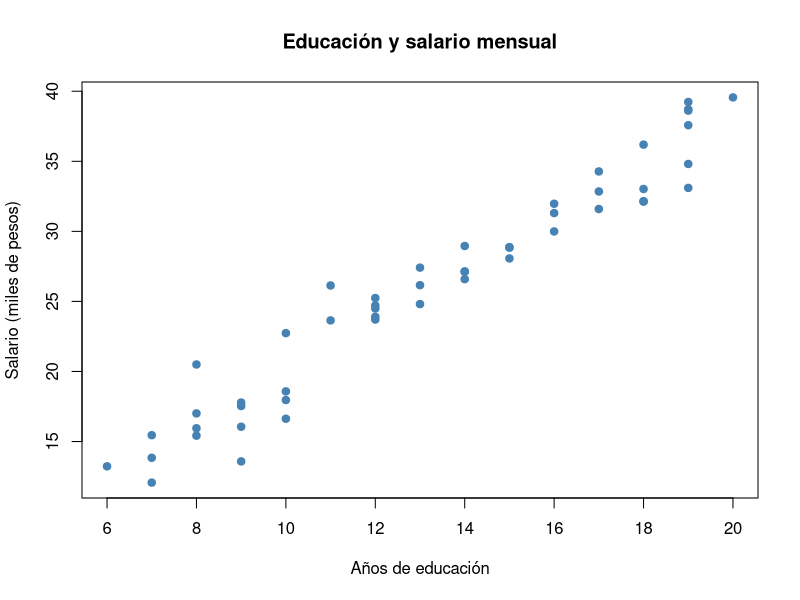

Write the R code that produced this figure.
## ---- chunk 1
knitr::opts_chunk$set(echo = TRUE, warnings = FALSE, messages = FALSE, comment = "##")
## ---- chunk 2
# a) Raíz cuadrada de 225 más 3 elevado a la 4
sqrt(225) + 3^4

# b) Residuo de dividir 1000 entre 7 (operador %%)
1000 %% 7

# c) e elevado a la 2
exp(2)

## ---- chunk 3
PIB_nominal <- 29700 #Miles de millones de pesos
deflactorPIB <- 148.3 #Base 2013 =100
PIB_real <- PIB_nominal/ deflactorPIB * 100
print(PIB_real)

## ---- chunk 4

10 == 10 #TRUE
10 != 10 #FALSE
(5 > 3) & (8 < 5) #FALSE
(5 > 3) | (8 < 5) #TRUE
!(3 > 1) #FALSE

## ---- chunk 5
a <- 19500.75 #numérico
b <- "tasa de desempleo" #character
c <- FALSE #boleano/lógico
d <- "2.8" #character, ya que a pesar de ser visto como numérico, todos los que estan entre comillas, es un character

# Tu código aquí
class(a)
class(b)
class(c)
class (d)

## ---- chunk 6
set.seed(42)
paises <- c("México", "Brasil", "Argentina", "Colombia", "Chile", "Perú",
            "Venezuela", "Ecuador", "Bolivia", "Paraguay", "Uruguay",
            "Costa Rica", "Panamá", "Guatemala", "Honduras", "El Salvador",
            "Nicaragua", "Cuba", "República Dominicana", "Jamaica")

desempleo <- round(runif(n = 20, min = 2.0, max = 15.0), 1)
## ---- chunk 7
mean(desempleo)
## ---- chunk 8
sum(desempleo > mean(desempleo))
## ---- chunk 9
paises[desempleo < 7]
## ---- chunk 10
alto_desempleo <- desempleo > 10
alto_desempleo
## ---- chunk 11
set.seed(7)

n <- 30

paises_macro <- c("México", "Brasil", "Argentina", "Colombia", "Chile", "Perú",
                  "Venezuela", "Ecuador", "Bolivia", "Paraguay", "Uruguay",
                  "Costa Rica", "Panamá", "Guatemala", "Honduras", "El Salvador",
                  "Nicaragua", "Cuba", "Rep. Dominicana", "Jamaica",
                  "Trinidad y Tobago", "Bahamas", "Haití", "Belice", "Guyana",
                  "Surinam", "Barbados", "Santa Lucía", "Granada", "Dominica")

macro <- data.frame(
  pais      = paises_macro,
  pib       = round(runif(n, min = 50,   max = 2500), 1),  # miles de mill. USD
  inflacion = round(runif(n, min = 1.5,  max = 50.0), 1),  # %
  desempleo = round(runif(n, min = 2.0,  max = 18.0), 1)   # %
)
## ---- chunk 12
summary(macro)
## ---- chunk 13
macro$inflacion_alta <- macro$inflacion > 10
## ---- chunk 14
desempleo_bajo <- macro[macro$desempleo < 8, ]
desempleo_bajo
## ---- chunk 15
nrow(macro [macro$inflacion_alta == TRUE & macro$desempleo < 8, 0])
## ---- chunk 16
set.seed(123)

n          <- 50
educacion  <- round(runif(n, min = 6, max = 20), 0)   # años de educación
error      <- rnorm(n, mean = 0, sd = 2)               # ruido aleatorio
salario    <- 2 + 1.8 * educacion + error              # miles de pesos al mes

# Gráfico ya hecho — obsérvalo antes de estimar
plot(educacion, salario,
     main = "Educación y salario mensual",
     xlab = "Años de educación",
     ylab = "Salario (miles de pesos)",
     pch  = 19, col = "steelblue")

# Matriz X ya construida
X <- matrix(c(rep(1, n), educacion), nrow = n, ncol = 2)
colnames(X) <- c("constante", "educacion")

y <- matrix(salario, nrow = n)
## ---- chunk 17
# X'X
XtX <- t(X) %*% X

# (X'X)^-1
XtX_inv <- solve(XtX)
XtX

XtX_inv
## ---- chunk 18
Xty <- t(X) %*% y
Xty
## ---- chunk 19
beta_hat <- XtX_inv %*% Xty
beta_hat
## ---- chunk 20
set.seed(2026) 

#seleccionados del mundial
numero_selecciones <- 32 

#los números de grupos del mundial
grupos <- c("Grupo A","Grupo B","Grupo C","Grupo D",
       "Grupo E","Grupo F",
       "Grupo G","Grupo H")
#Matriz/data Frame de estadísticas de cada selección
mundial <- data.frame(
  equipo  = paste0("Selección_", 1:numero_selecciones), #nombre de cada equipo
  goles_a_favor  = round(runif(numero_selecciones, 0, 15)), #goles a favor del equipo (anotados)
  goles_en_contra  = round(runif(numero_selecciones, 0, 15)), #goles en contra del equipo
  posición_en_tabla = round(runif(numero_selecciones, 1, 32)), #ranking dentro de la FIFA
  grupo = rep(grupos, each = 4)  #grupo al que el equipo pertenece
)

#diferencia de goles anotados menos los recibidos (goles en contra)
mundial$diferencia_goles  <- mundial$goles_a_favor - mundial$goles_en_contra

#arroja 1 si el equipo terminó con diferencia de goles con signo positivo
mundial$diferencia_positiva  <- ifelse(mundial$diferencia_goles > 0, 1, 0)

#Ordenar tabla dependiendo los goles, de mayor a menor 
rank    <- mundial[order(-mundial$goles_a_favor), ]

#8 mejores equipos, más goles
top_8    <- rank[1:8, ]

#promedio y desviación estándar top 8
goles_promedio     <- mean(top_8$goles_a_favor)
desviacion_estandar_goles    <- sd(top_8$goles_a_favor)

#z-score de goles dentro del top 8
top_8$zscore  <- (top_8$goles_a_favor - goles_promedio) / desviacion_estandar_goles

#resultados
cat("Promedio de goles en top 8:", round(goles_promedio, 2), "\n")
cat("Equipo con más goles:", top_8$equipo[1], "con", top_8$goles_a_favor[1], "goles\n")
